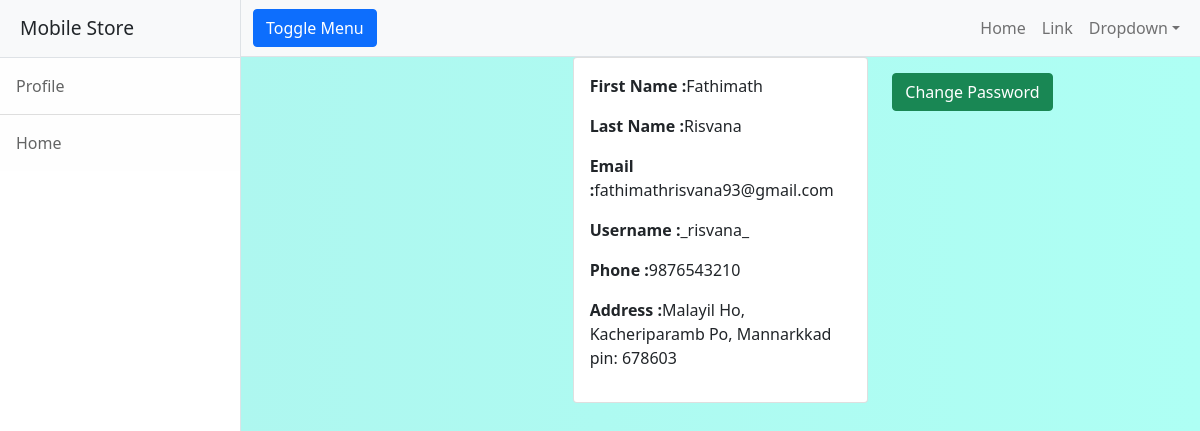
Screenshot of /store/profile/ (signed in) with the database file from the repository.
### account/models.py (models this page shows)
class User(AbstractUser):
    phone=models.IntegerField(null=True)
    options=[
        ('store','store'),
        ('n_user','n_user'),
    ]
    usertype=models.CharField(max_length=100,choices=options,default='n_user')
    address=models.TextField(default='None')

### store/views.py (the view)
# urls.py: path('profile/',ViewProfile.as_view(),name='profile'),
class ViewProfile(TemplateView):
    template_name="profile.html"

### store/templates/profile.html (shortened to what this page needs)
{%extends 'index.html'%}
{%block index%}
<div class="row">
    <div class="col-4"></div>
    <div class="col-4">
        <div class="card">
            <div class="card-body">
                <p><b>First Name :</b>{{request.user.first_name}}</p>
                <p><b>Last Name :</b>{{request.user.last_name}}</p>
                <p><b>Email :</b>{{request.user.email}}</p>
                <p><b>Username :</b>{{request.user.username}}</p>
                <p><b>Phone :</b>{{request.user.phone}}</p>
                <p><b>Address :</b>{{request.user.address}}</p>
            </div>
          </div>
    </div>
    <div class="col-4">
        <p><a href="{%url 'change-password'%}" class="btn btn-success mt-3">Change Password</a></p>
    </div>
</div>
{%endblock index%}

### store/static/css/bg.css (style rules this page uses)
body { background: rgb(124, 221, 211); background: linear-gradient(90deg, rgba(174,245,238,1) 0%, rgba(174,255,244,1) 100%); }

### rows the page displays
User: user.first_name "Fathimath", user.last_name "Risvana", user.email "fathimathrisvana93@gmail.com", user.username "_risvana_", user.phone "9876543210", user.address "Malayil Ho, Kacheriparamb Po, Mannarkkad pin: 678603"
